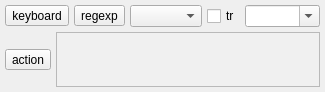
<?xml version="1.0" encoding="UTF-8"?>
<ui version="4.0">
 <class>frmLatCopt</class>
 <widget class="QWidget" name="frmLatCopt">
  <property name="geometry">
   <rect>
    <x>0</x>
    <y>0</y>
    <width>325</width>
    <height>92</height>
   </rect>
  </property>
  <property name="sizePolicy">
   <sizepolicy hsizetype="Expanding" vsizetype="Preferred">
    <horstretch>0</horstretch>
    <verstretch>0</verstretch>
   </sizepolicy>
  </property>
  <property name="windowTitle">
   <string notr="true"/>
  </property>
  <layout class="QVBoxLayout" name="verticalLayout">
   <item>
    <layout class="QHBoxLayout" name="horizontalLayout">
     <item>
      <widget class="QToolButton" name="tbKeyb">
       <property name="focusPolicy">
        <enum>Qt::StrongFocus</enum>
       </property>
       <property name="toolTip">
        <string>virtual keyboard</string>
       </property>
       <property name="text">
        <string>keyboard</string>
       </property>
       <property name="icon">
        <iconset resource="resfile.qrc">
         <normaloff>:/new/icons/icons/vkeyb.png</normaloff>:/new/icons/icons/vkeyb.png</iconset>
       </property>
       <property name="iconSize">
        <size>
         <width>24</width>
         <height>24</height>
        </size>
       </property>
       <property name="shortcut">
        <string>Meta+Alt+K</string>
       </property>
      </widget>
     </item>
     <item>
      <widget class="QToolButton" name="tbReg">
       <property name="focusPolicy">
        <enum>Qt::StrongFocus</enum>
       </property>
       <property name="toolTip">
        <string>regexp builder</string>
       </property>
       <property name="text">
        <string>regexp</string>
       </property>
       <property name="icon">
        <iconset resource="resfile.qrc">
         <normaloff>:/new/icons/icons/regexp.png</normaloff>:/new/icons/icons/regexp.png</iconset>
       </property>
       <property name="iconSize">
        <size>
         <width>24</width>
         <height>24</height>
        </size>
       </property>
       <property name="shortcut">
        <string>Meta+Alt+R</string>
       </property>
      </widget>
     </item>
     <item>
      <widget class="QComboBox" name="cmbChooseScript"/>
     </item>
     <item>
      <widget class="QCheckBox" name="cbTranslit">
       <property name="toolTip">
        <string>transliterate</string>
       </property>
       <property name="text">
        <string>tr</string>
       </property>
       <property name="iconSize">
        <size>
         <width>48</width>
         <height>48</height>
        </size>
       </property>
       <property name="shortcut">
        <string>Meta+Alt+T</string>
       </property>
      </widget>
     </item>
     <item>
      <widget class="QComboBox" name="cmbLatin">
       <property name="sizePolicy">
        <sizepolicy hsizetype="Expanding" vsizetype="Preferred">
         <horstretch>0</horstretch>
         <verstretch>0</verstretch>
        </sizepolicy>
       </property>
       <property name="toolTip">
        <string notr="true">Meta+Alt+W</string>
       </property>
       <property name="editable">
        <bool>true</bool>
       </property>
       <property name="insertPolicy">
        <enum>QComboBox::InsertAtTop</enum>
       </property>
       <property name="duplicatesEnabled">
        <bool>false</bool>
       </property>
      </widget>
     </item>
    </layout>
   </item>
   <item>
    <layout class="QHBoxLayout" name="horizontalLayout_2">
     <item>
      <widget class="QToolButton" name="btActionFT">
       <property name="text">
        <string>action</string>
       </property>
       <property name="icon">
        <iconset resource="resfile.qrc">
         <normaloff>:/new/icons/icons/action.png</normaloff>:/new/icons/icons/action.png</iconset>
       </property>
       <property name="shortcut">
        <string>Meta+Alt+A</string>
       </property>
       <property name="checkable">
        <bool>true</bool>
       </property>
      </widget>
     </item>
     <item>
      <widget class="QLabel" name="lblCoptic">
       <property name="sizePolicy">
        <sizepolicy hsizetype="Expanding" vsizetype="Expanding">
         <horstretch>0</horstretch>
         <verstretch>0</verstretch>
        </sizepolicy>
       </property>
       <property name="baseSize">
        <size>
         <width>0</width>
         <height>20</height>
        </size>
       </property>
       <property name="font">
        <font>
         <weight>50</weight>
         <bold>false</bold>
        </font>
       </property>
       <property name="contextMenuPolicy">
        <enum>Qt::CustomContextMenu</enum>
       </property>
       <property name="styleSheet">
        <string notr="true">background-color: rgb(240, 240, 240)</string>
       </property>
       <property name="frameShape">
        <enum>QFrame::StyledPanel</enum>
       </property>
       <property name="frameShadow">
        <enum>QFrame::Sunken</enum>
       </property>
       <property name="text">
        <string notr="true"/>
       </property>
       <property name="textFormat">
        <enum>Qt::PlainText</enum>
       </property>
       <property name="alignment">
        <set>Qt::AlignLeading|Qt::AlignLeft|Qt::AlignTop</set>
       </property>
       <property name="wordWrap">
        <bool>true</bool>
       </property>
       <property name="margin">
        <number>5</number>
       </property>
       <property name="textInteractionFlags">
        <set>Qt::TextSelectableByMouse</set>
       </property>
      </widget>
     </item>
    </layout>
   </item>
  </layout>
 </widget>
 <layoutdefault spacing="5" margin="5"/>
 <resources>
  <include location="resfile.qrc"/>
 </resources>
 <connections/>
</ui>
